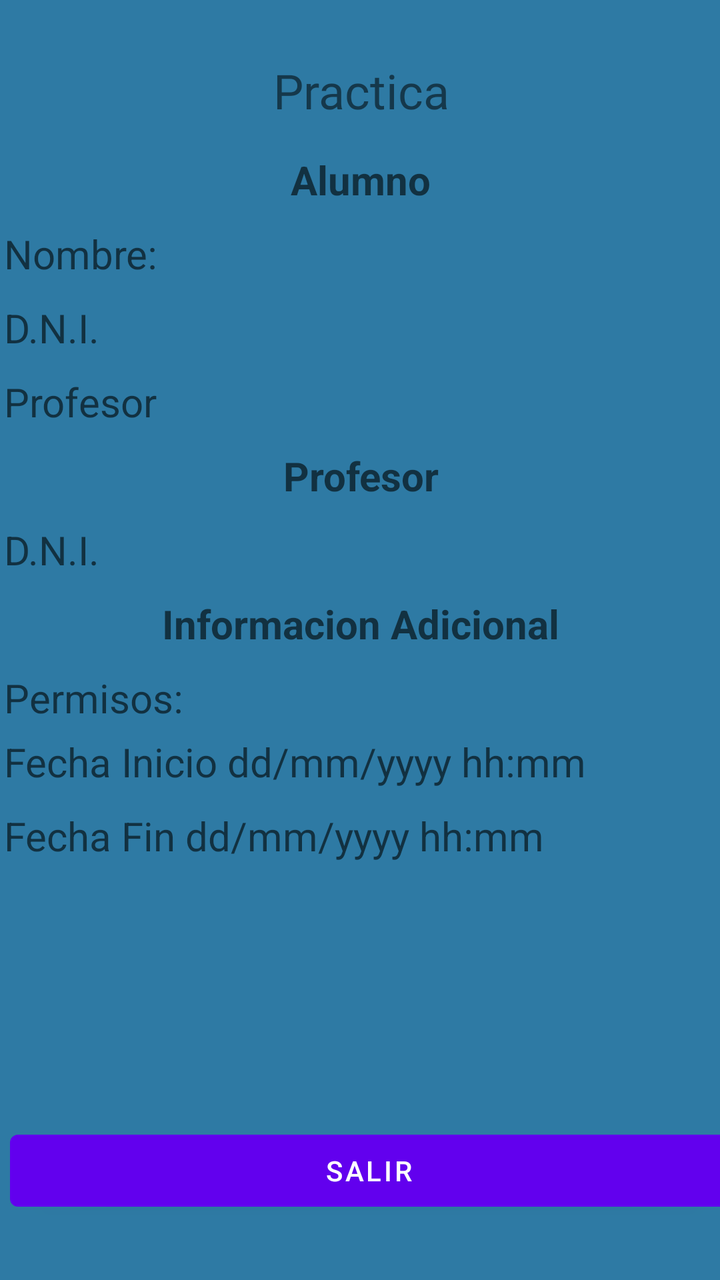
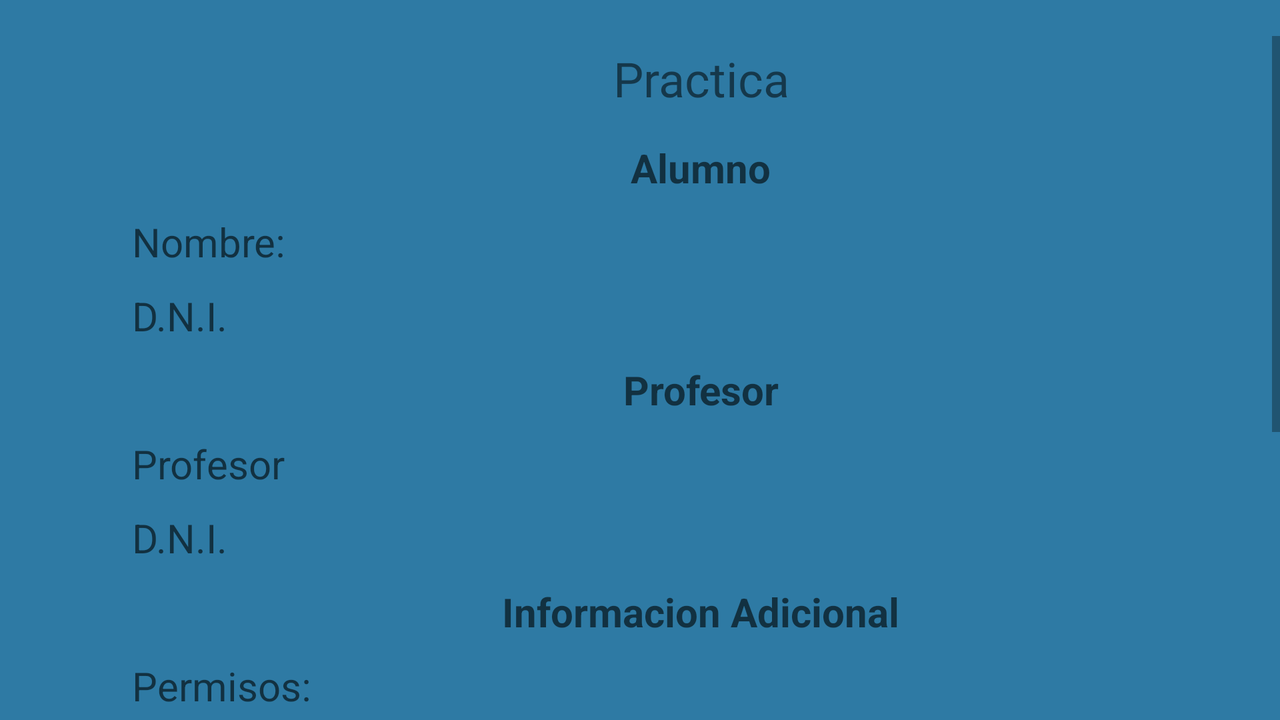

Two renders of one Android screen. The first uses the default layout on a phone; the second uses the alternative layout the repository ships for a different screen configuration, on a matching device. The two XML files are below.
<!-- AndroidManifest.xml: application theme Theme.GES_AUTO -->
<!-- res/layout/activity_ver_completa_practica.xml -->
<?xml version="1.0" encoding="utf-8"?>
<androidx.constraintlayout.widget.ConstraintLayout xmlns:android="http://schemas.android.com/apk/res/android"
    xmlns:app="http://schemas.android.com/apk/res-auto"
    xmlns:tools="http://schemas.android.com/tools"
    android:layout_width="match_parent"
    android:layout_height="match_parent"
    android:background="#2E7AA4"
    tools:context=".verCompletaPractica">


    <ScrollView
        android:layout_width="367dp"
        android:layout_height="669dp"
        android:layout_marginTop="24dp"
        app:layout_constraintEnd_toEndOf="parent"
        app:layout_constraintStart_toStartOf="parent"
        app:layout_constraintTop_toTopOf="parent">

        <LinearLayout
            android:layout_width="match_parent"
            android:layout_height="wrap_content"
            android:orientation="vertical">

            <TextView
                android:id="@+id/textverPractica"
                android:layout_width="match_parent"
                android:layout_height="wrap_content"
                android:layout_marginLeft="5dp"
                android:layout_marginTop="5dp"
                android:layout_marginRight="5dp"
                android:layout_marginBottom="5dp"
                android:fontFamily="@font/allerta"
                android:text="@string/Practica"
                android:textAlignment="center"
                android:textSize="24sp" />

            <TextView
                android:id="@+id/verPracticaNombreAlumnotitulo"
                android:layout_width="match_parent"
                android:layout_height="wrap_content"
                android:layout_marginLeft="5dp"
                android:layout_marginTop="10dp"
                android:layout_marginRight="5dp"
                android:ems="8"
                android:hint="@string/Alumno"

                android:inputType="textWebEditText"
                android:textAlignment="center"
                android:textSize="20sp"
                android:textStyle="bold" />

            <TextView
                android:id="@+id/DverPracticaNombreAlumno"
                android:layout_width="match_parent"
                android:layout_height="wrap_content"
                android:layout_marginLeft="5dp"
                android:layout_marginTop="10dp"
                android:layout_marginRight="5dp"
                android:ems="8"
                android:hint="@string/nombre"

                android:inputType="textWebEditText"
                android:textSize="20sp" />

            <TextView
                android:id="@+id/verePracticadniAlumno"
                android:layout_width="match_parent"
                android:layout_height="wrap_content"
                android:layout_marginLeft="5dp"
                android:layout_marginTop="10dp"
                android:layout_marginRight="5dp"
                android:ems="8"
                android:hint="@string/Dni"

                android:inputType="textWebEditText"
                android:textSize="20sp" />

            <TextView
                android:id="@+id/DvPracticaNombreProfesorTitulo"
                android:layout_width="match_parent"
                android:layout_height="wrap_content"
                android:layout_marginLeft="5dp"
                android:layout_marginTop="10dp"
                android:layout_marginRight="5dp"
                android:ems="8"
                android:hint="@string/Profesor"

                android:inputType="textWebEditText"
                android:textSize="20sp" />

            <TextView
                android:id="@+id/veretePracticaNombreProfesor"
                android:layout_width="match_parent"
                android:layout_height="wrap_content"
                android:layout_marginLeft="5dp"
                android:layout_marginTop="10dp"
                android:layout_marginRight="5dp"
                android:ems="8"
                android:hint="@string/Profesor"

                android:inputType="textWebEditText"
                android:textAlignment="center"
                android:textSize="20sp"
                android:textStyle="bold" />

            <TextView
                android:id="@+id/veretePracticadniprofesor"
                android:layout_width="match_parent"
                android:layout_height="wrap_content"
                android:layout_marginLeft="5dp"
                android:layout_marginTop="10dp"
                android:layout_marginRight="5dp"
                android:ems="8"
                android:hint="@string/Dni"
                android:inputType="textWebEditText"
                android:textSize="20sp" />

            <TextView
                android:id="@+id/veretePracticaNombreProfesor2"
                android:layout_width="match_parent"
                android:layout_height="wrap_content"
                android:layout_marginLeft="5dp"
                android:layout_marginTop="10dp"
                android:layout_marginRight="5dp"
                android:ems="8"
                android:hint="@string/Informacio"

                android:inputType="textWebEditText"
                android:textAlignment="center"
                android:textSize="20sp"
                android:textStyle="bold" />

            <TextView
                android:id="@+id/verPracticapermisosAlumno"
                android:layout_width="match_parent"
                android:layout_height="wrap_content"
                android:layout_marginLeft="5dp"
                android:layout_marginTop="10dp"
                android:layout_marginRight="5dp"
                android:ems="8"
                android:hint="@string/permisos"

                android:inputType="textWebEditText"
                android:textSize="20sp" />

            <TextView
                android:id="@+id/verPracticafechaIicio"
                android:layout_width="match_parent"
                android:layout_height="wrap_content"
                android:layout_marginLeft="5dp"
                android:layout_marginTop="5dp"

                android:layout_marginRight="5dp"
                android:layout_marginBottom="5dp"
                android:ems="8"
                android:hint="@string/fechaInicio"
                android:inputType="textWebEditText"
                android:textSize="20sp" />

            <TextView
                android:id="@+id/verPracticafechafin"
                android:layout_width="match_parent"
                android:layout_height="wrap_content"
                android:layout_marginLeft="5dp"
                android:layout_marginTop="5dp"

                android:layout_marginRight="5dp"
                android:layout_marginBottom="5dp"
                android:ems="8"
                android:hint="@string/fechaFin"
                android:inputType="textWebEditText"
                android:textSize="20sp" />

            <TextView
                android:id="@+id/rols"
                android:layout_width="match_parent"
                android:layout_height="110dp"
                android:layout_marginLeft="5dp"
                android:layout_marginTop="5dp"
                android:layout_marginRight="5dp"
                android:layout_marginBottom="5dp"
                android:text=""
                android:textSize="20sp" />

            <Button
                android:id="@+id/botoncalirver"
                android:layout_width="match_parent"
                android:layout_height="wrap_content"
                android:layout_marginStart="8dp"
                android:layout_marginLeft="5dp"
                android:layout_marginTop="5dp"
                android:layout_marginRight="5dp"
                android:layout_marginBottom="5dp"
                android:text="@string/salir" />
        </LinearLayout>
    </ScrollView>

</androidx.constraintlayout.widget.ConstraintLayout>
<!-- resources referenced by this layout -->
<resources>
  <string name="Alumno">Alumno</string>
  <string name="Dni">D.N.I.</string>
  <string name="Informacio">Informacion Adicional</string>
  <string name="Practica">Practica</string>
  <string name="Profesor">Profesor</string>
  <string name="fechaFin">Fecha Fin  dd/mm/yyyy hh:mm</string>
  <string name="fechaInicio">Fecha Inicio  dd/mm/yyyy hh:mm</string>
  <string name="nombre">Nombre: </string>
  <string name="permisos">Permisos: </string>
  <string name="salir">Salir</string>
  <style name="Theme.GES_AUTO" parent="Theme.MaterialComponents.DayNight.NoActionBar">
          
          <item name="colorPrimary">@color/purple_500</item>
          <item name="colorPrimaryVariant">@color/purple_700</item>
          <item name="colorOnPrimary">@color/white</item>
          
          <item name="colorSecondary">@color/teal_200</item>
          <item name="colorSecondaryVariant">@color/teal_700</item>
          <item name="colorOnSecondary">@color/black</item>
          
          <item name="android:statusBarColor" tools:targetApi="l">?attr/colorPrimaryVariant</item>
          
  
  
      </style>
</resources>
<!-- res/layout-land/activity_ver_completa_practica.xml (the repository's variant of the layout above) -->
<!-- drawn on the phone turned sideways -->
<?xml version="1.0" encoding="utf-8"?>
<RelativeLayout
    xmlns:android="http://schemas.android.com/apk/res/android"
    xmlns:app="http://schemas.android.com/apk/res-auto"
    xmlns:tools="http://schemas.android.com/tools"
    android:layout_width="match_parent"
    android:background="#2E7AA4"

    android:layout_height="match_parent">

    <ScrollView
        android:layout_width="611dp"
        android:layout_height="343dp"
        android:layout_alignParentStart="true"
        android:layout_alignParentTop="true"
        android:layout_marginStart="61dp"
        android:layout_marginTop="18dp"
        app:layout_constraintEnd_toEndOf="parent"
        app:layout_constraintStart_toStartOf="parent"
        app:layout_constraintTop_toTopOf="parent">

        <LinearLayout
            android:layout_width="match_parent"
            android:layout_height="wrap_content"
            android:orientation="vertical">

            <TextView
                android:id="@+id/textverPractica"
                android:layout_width="match_parent"
                android:layout_height="wrap_content"
                android:layout_marginLeft="5dp"
                android:layout_marginTop="5dp"
                android:layout_marginRight="5dp"
                android:layout_marginBottom="5dp"
                android:fontFamily="@font/allerta"
                android:text="@string/Practica"
                android:textAlignment="center"
                android:textSize="24sp" />

            <TextView
                android:id="@+id/verPracticaNombreAlumnotitulo"
                android:layout_width="match_parent"
                android:layout_height="wrap_content"
                android:layout_marginLeft="5dp"
                android:layout_marginTop="10dp"
                android:layout_marginRight="5dp"
                android:ems="8"
                android:hint="@string/Alumno"

                android:inputType="textWebEditText"
                android:textAlignment="center"
                android:textSize="20sp"
                android:textStyle="bold" />

            <TextView
                android:id="@+id/DverPracticaNombreAlumno"
                android:layout_width="match_parent"
                android:layout_height="wrap_content"
                android:layout_marginLeft="5dp"
                android:layout_marginTop="10dp"
                android:layout_marginRight="5dp"
                android:ems="8"
                android:hint="@string/nombre"

                android:inputType="textWebEditText"
                android:textSize="20sp" />

            <TextView
                android:id="@+id/verePracticadniAlumno"
                android:layout_width="match_parent"
                android:layout_height="wrap_content"
                android:layout_marginLeft="5dp"
                android:layout_marginTop="10dp"
                android:layout_marginRight="5dp"
                android:ems="8"
                android:hint="@string/Dni"

                android:inputType="textWebEditText"
                android:textSize="20sp" />

            <TextView
                android:id="@+id/veretePracticaNombreProfesor"
                android:layout_width="match_parent"
                android:layout_height="wrap_content"
                android:layout_marginLeft="5dp"
                android:layout_marginTop="10dp"
                android:layout_marginRight="5dp"
                android:ems="8"
                android:hint="@string/Profesor"

                android:inputType="textWebEditText"
                android:textAlignment="center"
                android:textSize="20sp"
                android:textStyle="bold" />

            <TextView
                android:id="@+id/DvPracticaNombreProfesorTitulo"
                android:layout_width="match_parent"
                android:layout_height="wrap_content"
                android:layout_marginLeft="5dp"
                android:layout_marginTop="10dp"
                android:layout_marginRight="5dp"
                android:ems="8"
                android:hint="@string/Profesor"

                android:inputType="textWebEditText"
                android:textSize="20sp" />

            <TextView
                android:id="@+id/veretePracticadniprofesor"
                android:layout_width="match_parent"
                android:layout_height="wrap_content"
                android:layout_marginLeft="5dp"
                android:layout_marginTop="10dp"
                android:layout_marginRight="5dp"
                android:ems="8"
                android:hint="@string/Dni"
                android:inputType="textWebEditText"
                android:textSize="20sp" />

            <TextView
                android:id="@+id/veretePracticaNombreProfesor2"
                android:layout_width="match_parent"
                android:layout_height="wrap_content"
                android:layout_marginLeft="5dp"
                android:layout_marginTop="10dp"
                android:layout_marginRight="5dp"
                android:ems="8"
                android:hint="@string/Informacio"

                android:inputType="textWebEditText"
                android:textAlignment="center"
                android:textSize="20sp"
                android:textStyle="bold" />

            <TextView
                android:id="@+id/verPracticapermisosAlumno"
                android:layout_width="match_parent"
                android:layout_height="wrap_content"
                android:layout_marginLeft="5dp"
                android:layout_marginTop="10dp"
                android:layout_marginRight="5dp"
                android:ems="8"
                android:hint="@string/permisos"

                android:inputType="textWebEditText"
                android:textSize="20sp" />

            <TextView
                android:id="@+id/verPracticafechaIicio"
                android:layout_width="match_parent"
                android:layout_height="wrap_content"
                android:layout_marginLeft="5dp"
                android:layout_marginTop="5dp"

                android:layout_marginRight="5dp"
                android:layout_marginBottom="5dp"
                android:ems="8"
                android:hint="@string/fechaInicio"
                android:inputType="textWebEditText"
                android:textSize="20sp" />

            <TextView
                android:id="@+id/verPracticafechafin"
                android:layout_width="match_parent"
                android:layout_height="wrap_content"
                android:layout_marginLeft="5dp"
                android:layout_marginTop="5dp"

                android:layout_marginRight="5dp"
                android:layout_marginBottom="5dp"
                android:ems="8"
                android:hint="@string/fechaFin"
                android:inputType="textWebEditText"
                android:textSize="20sp" />

            <TextView
                android:id="@+id/rols"
                android:layout_width="match_parent"
                android:layout_height="110dp"
                android:layout_marginLeft="5dp"
                android:layout_marginTop="5dp"
                android:layout_marginRight="5dp"
                android:layout_marginBottom="5dp"
                android:text=""
                android:textSize="20sp" />

            <Button
                android:id="@+id/botoncalirver"
                android:layout_width="match_parent"
                android:layout_height="wrap_content"
                android:layout_marginStart="8dp"
                android:layout_marginLeft="5dp"
                android:layout_marginTop="5dp"
                android:layout_marginRight="5dp"
                android:layout_marginBottom="5dp"
                android:text="@string/salir" />
        </LinearLayout>
    </ScrollView>

</RelativeLayout>
